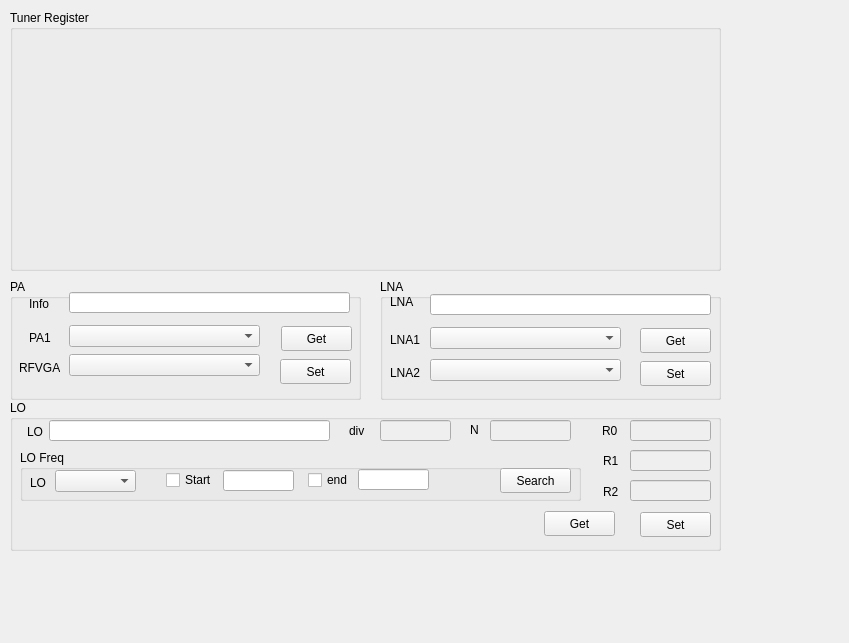
<?xml version="1.0" encoding="UTF-8"?>
<ui version="4.0">
 <class>Tuner</class>
 <widget class="QWidget" name="Tuner">
  <property name="geometry">
   <rect>
    <x>0</x>
    <y>0</y>
    <width>849</width>
    <height>643</height>
   </rect>
  </property>
  <property name="windowTitle">
   <string>Form</string>
  </property>
  <widget class="QGroupBox" name="tunerLO">
   <property name="geometry">
    <rect>
     <x>10</x>
     <y>400</y>
     <width>711</width>
     <height>151</height>
    </rect>
   </property>
   <property name="title">
    <string>LO</string>
   </property>
   <widget class="QLineEdit" name="loDiv">
    <property name="enabled">
     <bool>false</bool>
    </property>
    <property name="geometry">
     <rect>
      <x>370</x>
      <y>20</y>
      <width>71</width>
      <height>21</height>
     </rect>
    </property>
   </widget>
   <widget class="QLabel" name="label_7">
    <property name="geometry">
     <rect>
      <x>17</x>
      <y>24</y>
      <width>31</width>
      <height>16</height>
     </rect>
    </property>
    <property name="text">
     <string>LO</string>
    </property>
   </widget>
   <widget class="QLabel" name="label_8">
    <property name="geometry">
     <rect>
      <x>339</x>
      <y>23</y>
      <width>31</width>
      <height>16</height>
     </rect>
    </property>
    <property name="text">
     <string>div</string>
    </property>
   </widget>
   <widget class="QLineEdit" name="loInfo">
    <property name="geometry">
     <rect>
      <x>39</x>
      <y>20</y>
      <width>281</width>
      <height>21</height>
     </rect>
    </property>
   </widget>
   <widget class="QPushButton" name="loSet">
    <property name="geometry">
     <rect>
      <x>630</x>
      <y>112</y>
      <width>71</width>
      <height>25</height>
     </rect>
    </property>
    <property name="text">
     <string>Set</string>
    </property>
   </widget>
   <widget class="QPushButton" name="loGet">
    <property name="geometry">
     <rect>
      <x>534</x>
      <y>111</y>
      <width>71</width>
      <height>25</height>
     </rect>
    </property>
    <property name="text">
     <string>Get</string>
    </property>
   </widget>
   <widget class="QLabel" name="label_9">
    <property name="geometry">
     <rect>
      <x>460</x>
      <y>20</y>
      <width>21</width>
      <height>20</height>
     </rect>
    </property>
    <property name="text">
     <string>N</string>
    </property>
   </widget>
   <widget class="QLineEdit" name="loN">
    <property name="enabled">
     <bool>false</bool>
    </property>
    <property name="geometry">
     <rect>
      <x>480</x>
      <y>20</y>
      <width>81</width>
      <height>21</height>
     </rect>
    </property>
   </widget>
   <widget class="QLineEdit" name="tunerR0">
    <property name="enabled">
     <bool>false</bool>
    </property>
    <property name="geometry">
     <rect>
      <x>620</x>
      <y>20</y>
      <width>81</width>
      <height>21</height>
     </rect>
    </property>
   </widget>
   <widget class="QLineEdit" name="tunerR1">
    <property name="enabled">
     <bool>false</bool>
    </property>
    <property name="geometry">
     <rect>
      <x>620</x>
      <y>50</y>
      <width>81</width>
      <height>21</height>
     </rect>
    </property>
   </widget>
   <widget class="QLineEdit" name="tunerR2">
    <property name="enabled">
     <bool>false</bool>
    </property>
    <property name="geometry">
     <rect>
      <x>620</x>
      <y>80</y>
      <width>81</width>
      <height>21</height>
     </rect>
    </property>
   </widget>
   <widget class="QLabel" name="label_11">
    <property name="geometry">
     <rect>
      <x>592</x>
      <y>23</y>
      <width>21</width>
      <height>16</height>
     </rect>
    </property>
    <property name="text">
     <string>R0</string>
    </property>
   </widget>
   <widget class="QLabel" name="label_12">
    <property name="geometry">
     <rect>
      <x>593</x>
      <y>53</y>
      <width>21</width>
      <height>16</height>
     </rect>
    </property>
    <property name="text">
     <string>R1</string>
    </property>
   </widget>
   <widget class="QLabel" name="label_13">
    <property name="geometry">
     <rect>
      <x>593</x>
      <y>84</y>
      <width>21</width>
      <height>16</height>
     </rect>
    </property>
    <property name="text">
     <string>R2</string>
    </property>
   </widget>
  </widget>
  <widget class="QGroupBox" name="tunerPA">
   <property name="geometry">
    <rect>
     <x>10</x>
     <y>279</y>
     <width>351</width>
     <height>121</height>
    </rect>
   </property>
   <property name="title">
    <string>PA</string>
   </property>
   <widget class="QPushButton" name="paSet">
    <property name="geometry">
     <rect>
      <x>270</x>
      <y>80</y>
      <width>71</width>
      <height>25</height>
     </rect>
    </property>
    <property name="text">
     <string>Set</string>
    </property>
   </widget>
   <widget class="QPushButton" name="paGet">
    <property name="geometry">
     <rect>
      <x>271</x>
      <y>47</y>
      <width>71</width>
      <height>25</height>
     </rect>
    </property>
    <property name="text">
     <string>Get</string>
    </property>
   </widget>
   <widget class="QLineEdit" name="paInfo">
    <property name="geometry">
     <rect>
      <x>59</x>
      <y>13</y>
      <width>281</width>
      <height>21</height>
     </rect>
    </property>
   </widget>
   <widget class="QComboBox" name="paRFVGA">
    <property name="geometry">
     <rect>
      <x>59</x>
      <y>75</y>
      <width>191</width>
      <height>22</height>
     </rect>
    </property>
   </widget>
   <widget class="QLabel" name="label">
    <property name="geometry">
     <rect>
      <x>19</x>
      <y>17</y>
      <width>31</width>
      <height>16</height>
     </rect>
    </property>
    <property name="text">
     <string>Info</string>
    </property>
   </widget>
   <widget class="QLabel" name="label_3">
    <property name="geometry">
     <rect>
      <x>9</x>
      <y>79</y>
      <width>41</width>
      <height>20</height>
     </rect>
    </property>
    <property name="text">
     <string>RFVGA</string>
    </property>
   </widget>
   <widget class="QLabel" name="label_2">
    <property name="geometry">
     <rect>
      <x>19</x>
      <y>51</y>
      <width>31</width>
      <height>16</height>
     </rect>
    </property>
    <property name="text">
     <string>PA1</string>
    </property>
   </widget>
   <widget class="QComboBox" name="paPA1">
    <property name="geometry">
     <rect>
      <x>59</x>
      <y>46</y>
      <width>191</width>
      <height>22</height>
     </rect>
    </property>
   </widget>
  </widget>
  <widget class="QGroupBox" name="tunerLNA">
   <property name="geometry">
    <rect>
     <x>380</x>
     <y>279</y>
     <width>341</width>
     <height>121</height>
    </rect>
   </property>
   <property name="title">
    <string>LNA</string>
   </property>
   <widget class="QComboBox" name="lnaLNA2">
    <property name="geometry">
     <rect>
      <x>50</x>
      <y>80</y>
      <width>191</width>
      <height>22</height>
     </rect>
    </property>
   </widget>
   <widget class="QLineEdit" name="lnaInfo">
    <property name="geometry">
     <rect>
      <x>50</x>
      <y>15</y>
      <width>281</width>
      <height>21</height>
     </rect>
    </property>
   </widget>
   <widget class="QPushButton" name="lnaSet">
    <property name="geometry">
     <rect>
      <x>260</x>
      <y>82</y>
      <width>71</width>
      <height>25</height>
     </rect>
    </property>
    <property name="text">
     <string>Set</string>
    </property>
   </widget>
   <widget class="QLabel" name="label_4">
    <property name="geometry">
     <rect>
      <x>10</x>
      <y>15</y>
      <width>31</width>
      <height>16</height>
     </rect>
    </property>
    <property name="text">
     <string>LNA</string>
    </property>
   </widget>
   <widget class="QLabel" name="label_6">
    <property name="geometry">
     <rect>
      <x>10</x>
      <y>84</y>
      <width>31</width>
      <height>20</height>
     </rect>
    </property>
    <property name="text">
     <string>LNA2</string>
    </property>
   </widget>
   <widget class="QPushButton" name="lnaGet">
    <property name="geometry">
     <rect>
      <x>260</x>
      <y>49</y>
      <width>71</width>
      <height>25</height>
     </rect>
    </property>
    <property name="text">
     <string>Get</string>
    </property>
   </widget>
   <widget class="QComboBox" name="lnaLNA1">
    <property name="geometry">
     <rect>
      <x>50</x>
      <y>48</y>
      <width>191</width>
      <height>22</height>
     </rect>
    </property>
   </widget>
   <widget class="QLabel" name="label_5">
    <property name="geometry">
     <rect>
      <x>10</x>
      <y>53</y>
      <width>31</width>
      <height>16</height>
     </rect>
    </property>
    <property name="text">
     <string>LNA1</string>
    </property>
   </widget>
  </widget>
  <widget class="QGroupBox" name="tunerReg">
   <property name="geometry">
    <rect>
     <x>10</x>
     <y>10</y>
     <width>711</width>
     <height>261</height>
    </rect>
   </property>
   <property name="title">
    <string>Tuner Register</string>
   </property>
  </widget>
  <widget class="QGroupBox" name="groupBox">
   <property name="geometry">
    <rect>
     <x>20</x>
     <y>450</y>
     <width>561</width>
     <height>51</height>
    </rect>
   </property>
   <property name="title">
    <string>LO Freq</string>
   </property>
   <widget class="QLabel" name="label_10">
    <property name="geometry">
     <rect>
      <x>10</x>
      <y>25</y>
      <width>21</width>
      <height>16</height>
     </rect>
    </property>
    <property name="text">
     <string>LO</string>
    </property>
   </widget>
   <widget class="QCheckBox" name="loStartEn">
    <property name="geometry">
     <rect>
      <x>146</x>
      <y>20</y>
      <width>51</width>
      <height>20</height>
     </rect>
    </property>
    <property name="text">
     <string>Start</string>
    </property>
   </widget>
   <widget class="QCheckBox" name="loEndEn">
    <property name="geometry">
     <rect>
      <x>288</x>
      <y>20</y>
      <width>51</width>
      <height>20</height>
     </rect>
    </property>
    <property name="text">
     <string>end</string>
    </property>
   </widget>
   <widget class="QComboBox" name="loFreq">
    <property name="geometry">
     <rect>
      <x>35</x>
      <y>20</y>
      <width>81</width>
      <height>22</height>
     </rect>
    </property>
   </widget>
   <widget class="QLineEdit" name="loEnd">
    <property name="geometry">
     <rect>
      <x>338</x>
      <y>19</y>
      <width>71</width>
      <height>21</height>
     </rect>
    </property>
   </widget>
   <widget class="QPushButton" name="loSearch">
    <property name="geometry">
     <rect>
      <x>480</x>
      <y>18</y>
      <width>71</width>
      <height>25</height>
     </rect>
    </property>
    <property name="text">
     <string>Search</string>
    </property>
   </widget>
   <widget class="QLineEdit" name="loStart">
    <property name="geometry">
     <rect>
      <x>203</x>
      <y>20</y>
      <width>71</width>
      <height>21</height>
     </rect>
    </property>
   </widget>
  </widget>
 </widget>
 <resources/>
 <connections/>
</ui>
